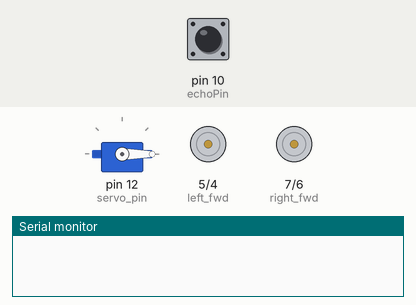
Bench run of a sketch on a simulated Arduino Uno, built with avr-gcc and run on an emulated ATmega328P. On the bench: servo, motor-driver pin pairs drawn as motors (green arrow = first pin HIGH = forward, orange = second pin HIGH = backward, longer = more drive), the last lines printed to the serial monitor. The inputs (shaded band) are chosen by the test bench; at power-on: pin 10 (echoPin) LOW. Random numbers use the default seed unless the sketch sets one.

Above: at 2.0 s.
2.1 s: pin 10 (echoPin) pulsed HIGH 2 times (0.12 s each, 0.3 s apart)
At 4.0 s:
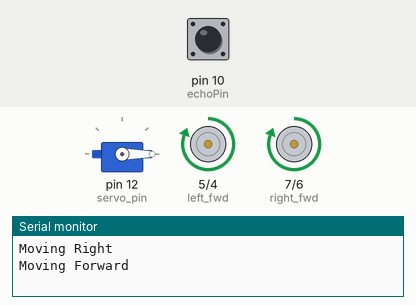
At 7.9 s:
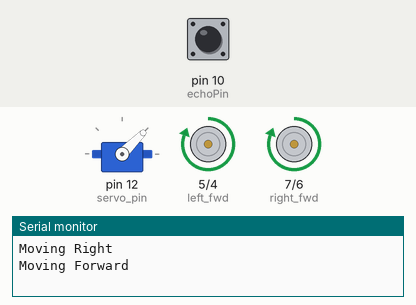
Timing chart, 0 to 26.5 s (numbered marks = the images above; inputs shaded):
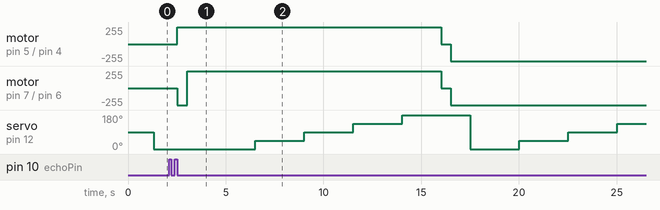

The sketch:

source_code.ino
```cpp
#include <Servo.h>

Servo myservo;
int servo_pos = 0;

int servo_pin = 12;

int trigPin = 9;      // trig pin of HC-SR04

int echoPin = 10;     // Echo pin of HC-SR04


int left_fwd = 5;       //ForWarD motion of Left motor

int left_rev = 4;       //REVerse motion of Left motor

int right_fwd = 7;      //ForWarD motion of Right motor

int right_rev = 6;      //REVerse motion of Right motor


long duration, distance;


void setup() {


  delay(random(500,2000));   // delay for random time

  Serial.begin(9600);

  pinMode(left_rev, OUTPUT);      // set Motor pins as output

  pinMode(left_fwd, OUTPUT);

  pinMode(right_rev, OUTPUT);

  pinMode(right_fwd, OUTPUT);


  pinMode(trigPin, OUTPUT);         // set trig pin as output

  pinMode(echoPin, INPUT);          //set echo pin as input to capture reflected waves


  myservo.attach(servo_pin);


}


void loop() {

// rotate_servo();

movement_decision();
// Serial.print(distance);
// rotate_servo(distance);


}

void movement_decision()
{
  rotate_servo_angle(0);
  distance = calculate_distance(9, 10);
  if (distance >10)
  {
    move_right();
    move_forward();
  }else{
    rotate_servo_angle(45);
    distance = calculate_distance(9, 10);
    if(distance > 10)
    {
      move_right();
      move_forward();
    }else{
      rotate_servo_angle(90);
      distance = calculate_distance(9, 10);
      if(distance > 10)
      {
        move_forward();
      }else{
        rotate_servo_angle(135);
        distance = calculate_distance(9, 10);
        if(distance > 10)
        {
          move_left();
          move_forward();
        }else{
           rotate_servo_angle(180);
           distance = calculate_distance(9, 10);
          if(distance > 10){
            move_left();
            move_forward();
          }else{
            stop();
            move_backward();
          }
        }
      }
    }
  }


}


void rotate_servo_angle(int angle)
{
  delay(500);
  myservo.write(angle);

  delay(1000);
}


long calculate_distance(int trigPin, int echoPin)
{
  digitalWrite(trigPin, LOW);

  delayMicroseconds(2);

  digitalWrite(trigPin, HIGH);     // send waves for 10 us

  delayMicroseconds(10);

  duration = pulseIn(echoPin, HIGH); // receive reflected waves

  distance = duration / 58.2;   // convert to distance
  // Serial.print("Calculating Distance");
  return distance;

}

void move_forward()
{
	// Left Motor controls
  	digitalWrite(left_fwd, HIGH);
  	digitalWrite(left_rev, LOW);

  	// Right motor controls
  	digitalWrite(right_fwd, HIGH);
  	digitalWrite(right_rev, LOW);

  	Serial.print("Moving Forward \n");
  	delay(500);

}

void stop()
{
	// Left Motor controls
  	digitalWrite(left_fwd, LOW);
  	digitalWrite(left_rev, LOW);

  	// Right motor controls
  	digitalWrite(right_fwd, LOW);
  	digitalWrite(right_rev, LOW);

  	Serial.print("Stop \n");
  	delay(500);

}


void move_backward()
{
	// Left Motor controls
  	digitalWrite(left_fwd, LOW);
  	digitalWrite(left_rev, HIGH);

  	// Right motor controls
  	digitalWrite(right_fwd, LOW);
  	digitalWrite(right_rev, HIGH);

  	Serial.print("Moving Backward \n");
  	delay(500);

}

void move_left()
{
	// Left Motor controls
  	digitalWrite(left_fwd, LOW);
  	digitalWrite(left_rev, HIGH);

  	// Right motor controls
  	digitalWrite(right_fwd, HIGH);
  	digitalWrite(right_rev, LOW);

  	Serial.print("Moving Left \n");
  	delay(500);

}

void move_right()
{
	// Left Motor controls
  	digitalWrite(left_fwd, HIGH);
  	digitalWrite(left_rev, LOW);

  	// Right motor controls
  	digitalWrite(right_fwd, LOW);
  	digitalWrite(right_rev, HIGH);

  	Serial.print("Moving Right \n");
  	delay(500);

}
```
